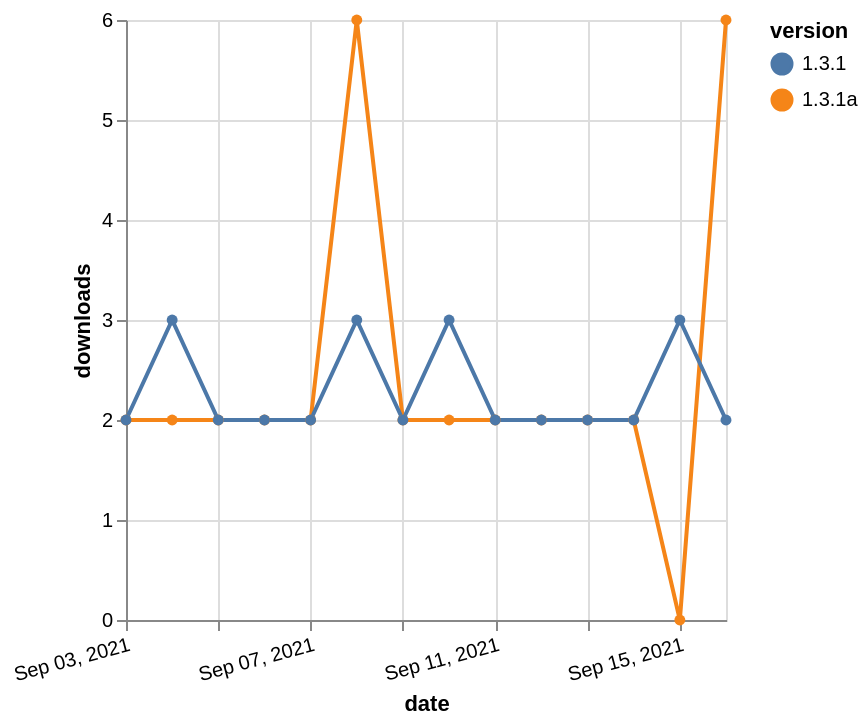

Vega-Lite specification stored for this chart:
### Vega-Lite specification from a JSON file in a GitHub repository (floating-point values rounded to 4 significant figures)
{"$schema": "https://vega.github.io/schema/vega-lite/v5.json", "description": "A simple bar chart with embedded data.", "data": {"values": [{"date": "2021-09-03", "total": 4554, "delta": 2, "version": "1.3.1a"}, {"date": "2021-09-04", "total": 4556, "delta": 2, "version": "1.3.1a"}, {"date": "2021-09-05", "total": 4558, "delta": 2, "version": "1.3.1a"}, {"date": "2021-09-06", "total": 4560, "delta": 2, "version": "1.3.1a"}, {"date": "2021-09-07", "total": 4562, "delta": 2, "version": "1.3.1a"}, {"date": "2021-09-08", "total": 4568, "delta": 6, "version": "1.3.1a"}, {"date": "2021-09-09", "total": 4570, "delta": 2, "version": "1.3.1a"}, {"date": "2021-09-10", "total": 4572, "delta": 2, "version": "1.3.1a"}, {"date": "2021-09-11", "total": 4574, "delta": 2, "version": "1.3.1a"}, {"date": "2021-09-12", "total": 4576, "delta": 2, "version": "1.3.1a"}, {"date": "2021-09-13", "total": 4578, "delta": 2, "version": "1.3.1a"}, {"date": "2021-09-14", "total": 4580, "delta": 2, "version": "1.3.1a"}, {"date": "2021-09-15", "total": 4580, "delta": 0, "version": "1.3.1a"}, {"date": "2021-09-16", "total": 4586, "delta": 6, "version": "1.3.1a"}, {"date": "2021-09-03", "total": 2858, "delta": 2, "version": "1.3.1"}, {"date": "2021-09-04", "total": 2861, "delta": 3, "version": "1.3.1"}, {"date": "2021-09-05", "total": 2863, "delta": 2, "version": "1.3.1"}, {"date": "2021-09-06", "total": 2865, "delta": 2, "version": "1.3.1"}, {"date": "2021-09-07", "total": 2867, "delta": 2, "version": "1.3.1"}, {"date": "2021-09-08", "total": 2870, "delta": 3, "version": "1.3.1"}, {"date": "2021-09-09", "total": 2872, "delta": 2, "version": "1.3.1"}, {"date": "2021-09-10", "total": 2875, "delta": 3, "version": "1.3.1"}, {"date": "2021-09-11", "total": 2877, "delta": 2, "version": "1.3.1"}, {"date": "2021-09-12", "total": 2879, "delta": 2, "version": "1.3.1"}, {"date": "2021-09-13", "total": 2881, "delta": 2, "version": "1.3.1"}, {"date": "2021-09-14", "total": 2883, "delta": 2, "version": "1.3.1"}, {"date": "2021-09-15", "total": 2886, "delta": 3, "version": "1.3.1"}, {"date": "2021-09-16", "total": 2888, "delta": 2, "version": "1.3.1"}]}, "width": "container", "mark": {"type": "line", "point": {"filled": true}}, "encoding": {"x": {"field": "date", "type": "temporal", "timeUnit": "yearmonthdate", "title": "date", "axis": {"labelAngle": -15}}, "y": {"field": "delta", "type": "quantitative", "title": "downloads"}, "color": {"field": "version", "type": "nominal"}, "tooltip": {"field": "delta"}}}
